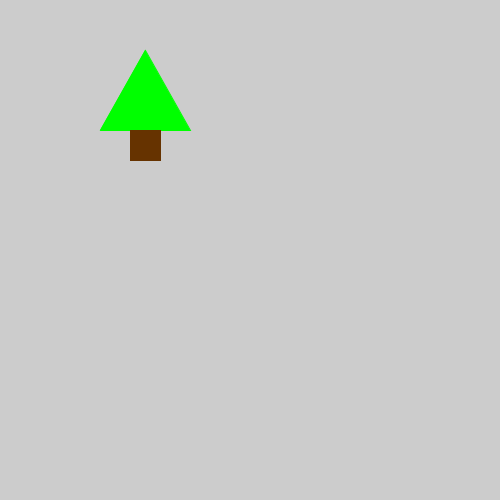
Frame 1 (no input)
Frame 60 (the mouse pressed at the canvas centre just before this capture): identical to frame 1, image omitted
Frame 120 (the mouse held since frame 60 and released just before this capture): identical to frame 1, image omitted

The Processing sketch that drew this single still picture (run headless with seeded random() and noise(); from frame 60 on, the mouse is pressed at the canvas centre):

// Processing sketch: H09_opdracht_9_9
// ── H09_opdracht_9_9.pde
void setup(){
size(500,500);
boom(100,130,145,50,190,130,130,130);
}

void draw(){

}

void boom(int x1, int y1, int x2, int y2, int x3, int y3, int x4, int y4){
  stroke(0,255,0);
  fill(0,255,0);
  triangle(x1,y1,x2,y2,x3,y3);
  
  stroke(102,51,0);
  fill(102,51,0);
  rect(x4,y4,30,30);
}
